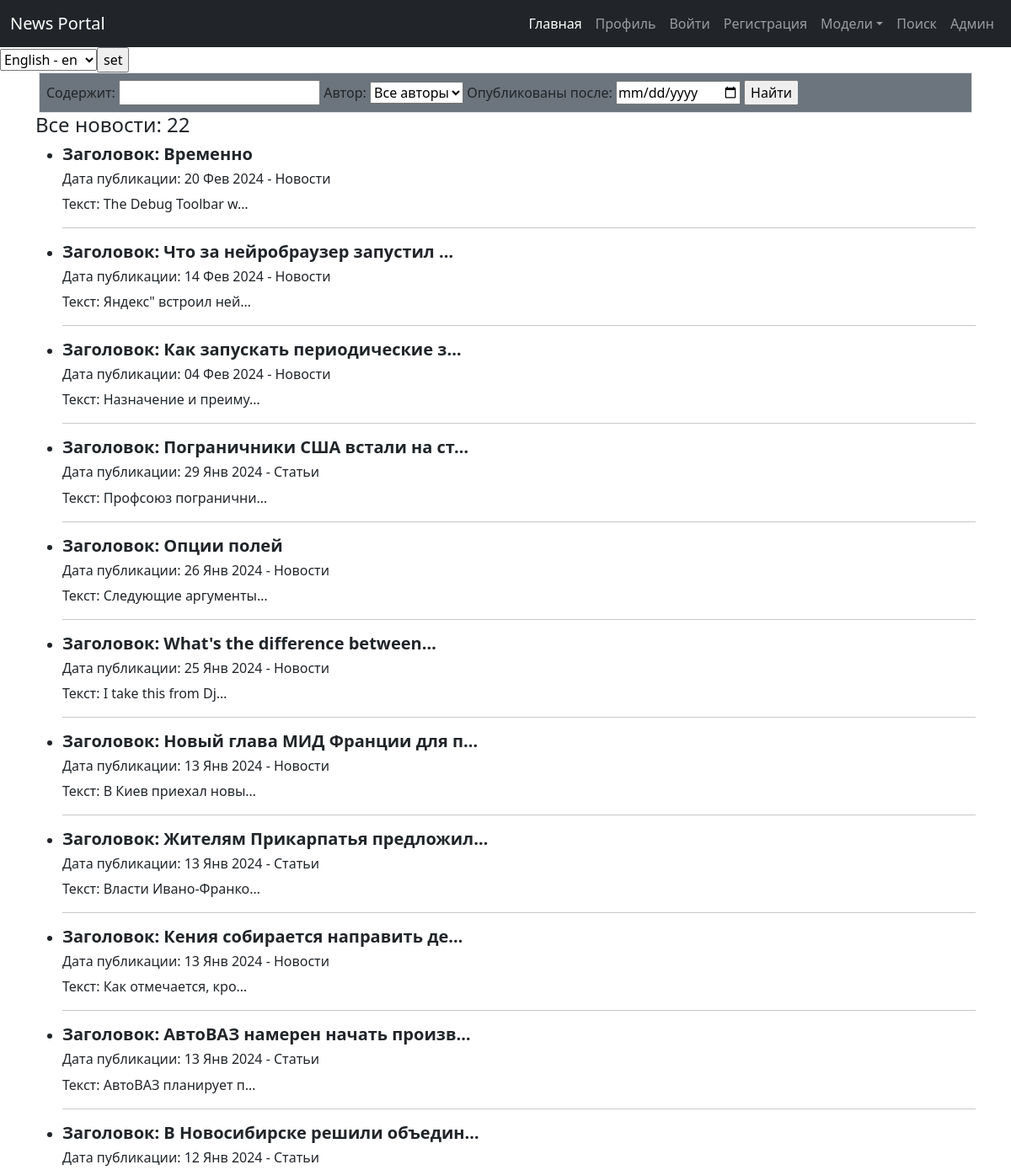
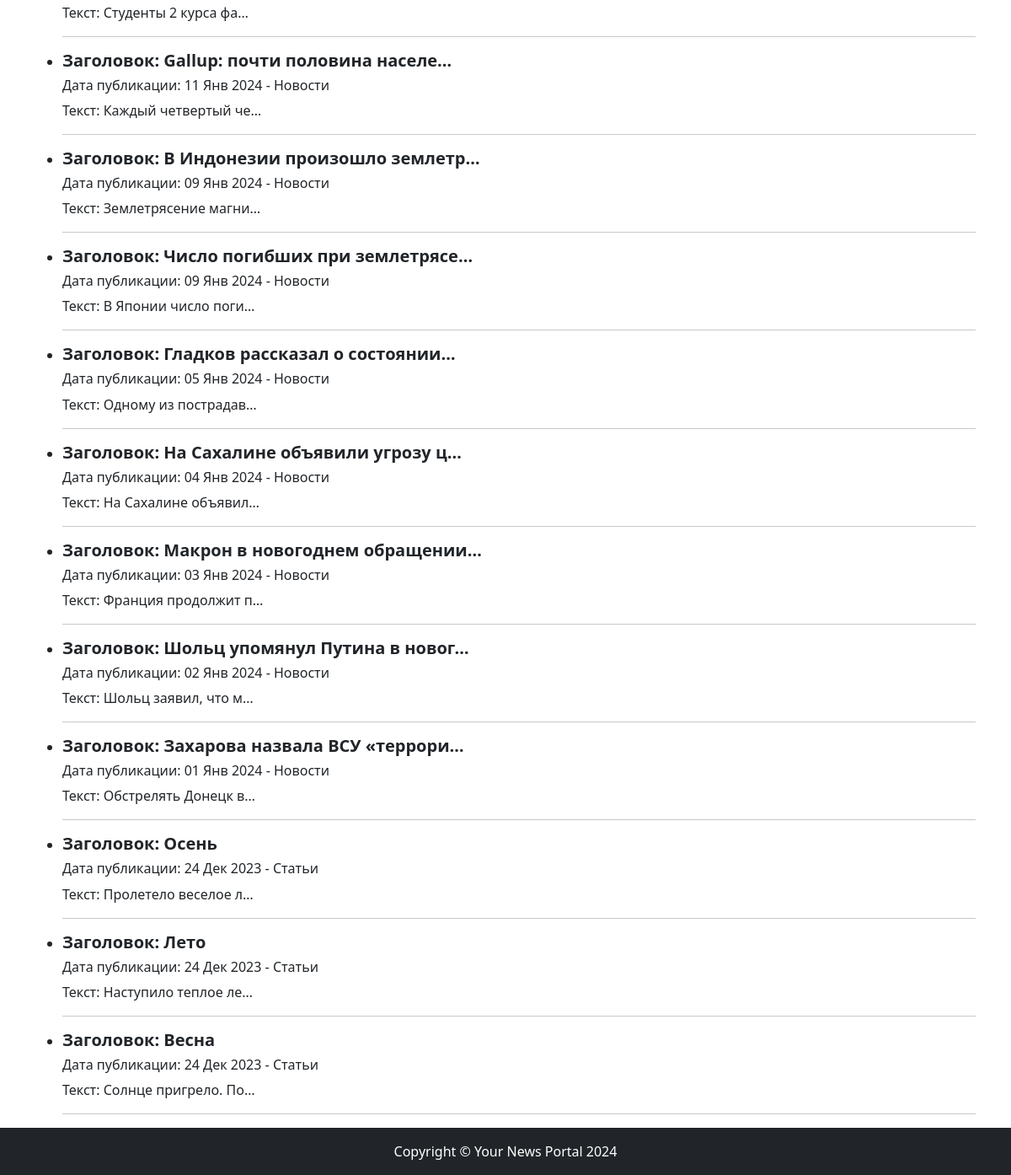
The app's page /news/search/ with its own data (2 pictures, top to bottom).
### news/models.py (models this page shows, shortened)
class Post(models.Model):
    news = 'NE'
    articles = 'AR'
    TYPES = [
        (news, 'Новости'),
        (articles, 'Статьи')
    ]
    author = models.ForeignKey(Author, on_delete=models.CASCADE, verbose_name=_('Author'))
    choice_types = models.CharField(_('Choice of Types'), max_length=2, choices=TYPES, default=news)
    time_in = models.DateTimeField(_('Time zone'), default=timezone.now)
    categories_post = models.ManyToManyField(Category, through='PostCategory')
    title = models.CharField(_('Title'), max_length=240, default='')
    content = models.TextField(_('Context'), blank=False)
    rate_new = models.IntegerField(_('New rate'), default=0)
    class Meta:
        verbose_name = _('Post')
        verbose_name_plural = _('Posts')

### news/views/post.py (the view)
# urls.py: path('news/search/', PostSearch.as_view(), name='post_search'),
class PostSearch(ListView):
    model = Post
    ordering = '-time_in'
    template_name = APP + 'search.html'
    context_object_name = 'posts'
    def get_queryset(self):
        queryset = super().get_queryset()
        self.filterset = PostFilter(self.request.GET, queryset)
        return self.filterset.qs  # Возвращаем из функции отфильтрованный список товаров
    def get_context_data(self, **kwargs):
        context = super().get_context_data(**kwargs)
        context['filterset'] = self.filterset
        return context

### news/models.py (called while the page is built)
    def __str__(self):
        return f'{self.user.username}'

### news/templates/news/search.html (shortened to what this page needs)
{% extends 'default.html' %}
{% block content %}
<div class="container px-1">
    <div class="row gx-4">
        <div class="col">
   <div class="p-2 border bg-secondary">
   <form action="" method="get">
       {{ filterset.form.as_table }}
       <input type="submit" value="Найти" />
   </form>
      </div>
        </div>
    </div>
</div>
<h4>Все новости: {{ filterset.qs|length }}</h4>
<ul>
{% if posts %}
    {% for post in filterset.qs %}
   <li>
      <h5><b class="text-center">Заголовок: {{ post.title|truncatechars:30 }}</a></b></h5>
      <h6>Дата публикации: {{ post.time_in|date:'d M Y' }} - {{ post.get_choice_types_display }} </h6>
      <p>Текст: {{ post.content|truncatechars:20 }}</p>
      <hr>
   </li>
{% endfor %}
</ul>
{% else %}
<h3>Новостей нет!</h3>
{% endif %}
{% endblock content %}

### records on screen
Post: title "Временно", time_in "20 Фев 2024", choice_types "Новости", content "The Debug Toolbar w…"
Post: title "Что за нейробраузер запустил …", time_in "14 Фев 2024", choice_types "Новости", content "Яндекс\" встроил ней…"
Post: title "Как запускать периодические з…", time_in "04 Фев 2024", choice_types "Новости", content "Назначение и преиму…"
Post: title "Пограничники США встали на ст…", time_in "29 Янв 2024", choice_types "Статьи", content "Профсоюз погранични…"
Post: title "Опции полей", time_in "26 Янв 2024", choice_types "Новости", content "Следующие аргументы…"
Post: title "What's the difference between…", time_in "25 Янв 2024", choice_types "Новости", content "I take this from Dj…"
Post: title "Новый глава МИД Франции для п…", time_in "13 Янв 2024", choice_types "Новости", content "В Киев приехал новы…"
Post: title "Жителям Прикарпатья предложил…", time_in "13 Янв 2024", choice_types "Статьи", content "Власти Ивано-Франко…"
Post: title "Кения собирается направить де…", time_in "13 Янв 2024", choice_types "Новости", content "Как отмечается, кро…"
Post: title "АвтоВАЗ намерен начать произв…", time_in "13 Янв 2024", choice_types "Статьи", content "АвтоВАЗ планирует п…"
Post: title "В Новосибирске решили объедин…", time_in "12 Янв 2024", choice_types "Статьи", content "Студенты 2 курса фа…"
Post: title "Gallup: почти половина населе…", time_in "11 Янв 2024", choice_types "Новости", content "Каждый четвертый че…"
Post: title "В Индонезии произошло землетр…", time_in "09 Янв 2024", choice_types "Новости", content "Землетрясение магни…"
Post: title "Число погибших при землетрясе…", time_in "09 Янв 2024", choice_types "Новости", content "В Японии число поги…"
Post: title "Гладков рассказал о состоянии…", time_in "05 Янв 2024", choice_types "Новости", content "Одному из пострадав…"
Post: title "На Сахалине объявили угрозу ц…", time_in "04 Янв 2024", choice_types "Новости", content "На Сахалине объявил…"
Post: title "Макрон в новогоднем обращении…", time_in "03 Янв 2024", choice_types "Новости", content "Франция продолжит п…"
Post: title "Шольц упомянул Путина в новог…", time_in "02 Янв 2024", choice_types "Новости", content "Шольц заявил, что м…"
Post: title "Захарова назвала ВСУ «террори…", time_in "01 Янв 2024", choice_types "Новости", content "Обстрелять Донецк в…"
Post: title "Осень", time_in "24 Дек 2023", choice_types "Статьи", content "Пролетело веселое л…"
Post: title "Лето", time_in "24 Дек 2023", choice_types "Статьи", content "Наступило теплое ле…"
Post: title "Весна", time_in "24 Дек 2023", choice_types "Статьи", content "Солнце пригрело. По…"

### other values on screen
{{ filterset.qs|length }} "22"
form field language "English - en"
